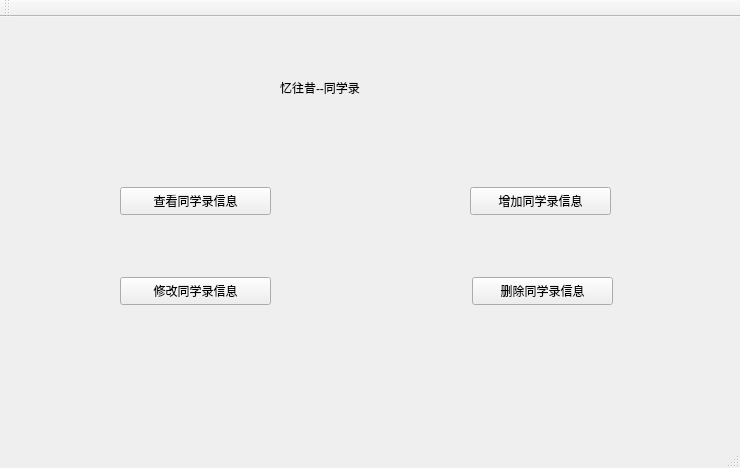
<?xml version="1.0" encoding="UTF-8"?>
<ui version="4.0">
 <class>MainWindow</class>
 <widget class="QMainWindow" name="MainWindow">
  <property name="geometry">
   <rect>
    <x>0</x>
    <y>0</y>
    <width>740</width>
    <height>468</height>
   </rect>
  </property>
  <property name="windowTitle">
   <string>MainWindow</string>
  </property>
  <widget class="QWidget" name="centralWidget">
   <widget class="QPushButton" name="pushButton">
    <property name="geometry">
     <rect>
      <x>120</x>
      <y>170</y>
      <width>151</width>
      <height>28</height>
     </rect>
    </property>
    <property name="styleSheet">
     <string notr="true">font: 75 11pt &quot;Agency FB&quot;;</string>
    </property>
    <property name="text">
     <string>查看同学录信息</string>
    </property>
   </widget>
   <widget class="QPushButton" name="pushButton_2">
    <property name="geometry">
     <rect>
      <x>470</x>
      <y>170</y>
      <width>141</width>
      <height>28</height>
     </rect>
    </property>
    <property name="styleSheet">
     <string notr="true">font: 75 11pt &quot;Agency FB&quot;;</string>
    </property>
    <property name="text">
     <string>增加同学录信息</string>
    </property>
   </widget>
   <widget class="QPushButton" name="pushButton_3">
    <property name="geometry">
     <rect>
      <x>120</x>
      <y>260</y>
      <width>151</width>
      <height>28</height>
     </rect>
    </property>
    <property name="styleSheet">
     <string notr="true">font: 75 11pt &quot;Agency FB&quot;;</string>
    </property>
    <property name="text">
     <string>修改同学录信息</string>
    </property>
   </widget>
   <widget class="QPushButton" name="pushButton_4">
    <property name="geometry">
     <rect>
      <x>472</x>
      <y>260</y>
      <width>141</width>
      <height>28</height>
     </rect>
    </property>
    <property name="styleSheet">
     <string notr="true">font: 75 11pt &quot;Agency FB&quot;;</string>
    </property>
    <property name="text">
     <string>删除同学录信息</string>
    </property>
   </widget>
   <widget class="QLabel" name="label">
    <property name="geometry">
     <rect>
      <x>280</x>
      <y>50</y>
      <width>231</width>
      <height>41</height>
     </rect>
    </property>
    <property name="styleSheet">
     <string notr="true">font: 75 18pt &quot;Agency FB&quot;;</string>
    </property>
    <property name="text">
     <string>忆往昔--同学录</string>
    </property>
   </widget>
  </widget>
  <widget class="QMenuBar" name="menuBar">
   <property name="geometry">
    <rect>
     <x>0</x>
     <y>0</y>
     <width>740</width>
     <height>26</height>
    </rect>
   </property>
  </widget>
  <widget class="QToolBar" name="mainToolBar">
   <attribute name="toolBarArea">
    <enum>TopToolBarArea</enum>
   </attribute>
   <attribute name="toolBarBreak">
    <bool>false</bool>
   </attribute>
  </widget>
  <widget class="QStatusBar" name="statusBar"/>
 </widget>
 <layoutdefault spacing="6" margin="11"/>
 <resources/>
 <connections/>
</ui>
